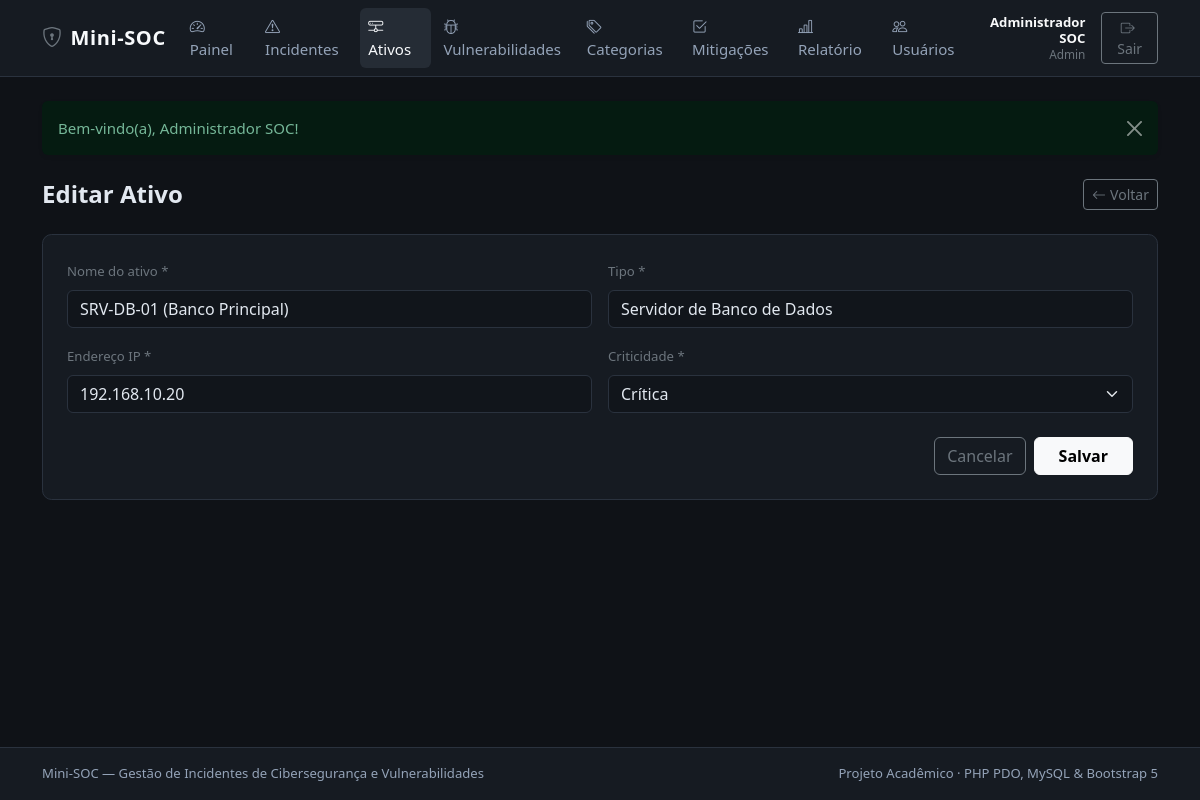
/modules/ativos/form.php?id=2 (signed in), run on the app's committed database.
### tables this page shows
CREATE TABLE IF NOT EXISTS ativos (
    id INT AUTO_INCREMENT PRIMARY KEY,
    nome VARCHAR(100) NOT NULL,
    tipo VARCHAR(60) NOT NULL,
    endereco_ip VARCHAR(45) NOT NULL,
    criticidade ENUM('Baixa', 'Media', 'Alta', 'Critica') NOT NULL DEFAULT 'Media'
);

### modules/ativos/form.php (the view, shortened to what this page needs)
<?php
require_once __DIR__ . '/../../config/auth.php';
$pdo = conectar_banco();
$id = isset($_GET['id']) ? (int) $_GET['id'] : 0;
$editando = ($id > 0);
$criticidades = ['Baixa', 'Media', 'Alta', 'Critica'];
$dados = [
    'nome'        => '',
    'tipo'        => '',
    'endereco_ip' => '',
    'criticidade' => 'Media',
];
if ($editando) {
    $stmt = $pdo->prepare('SELECT * FROM ativos WHERE id = :id');
    $stmt->execute([':id' => $id]);
    $registro = $stmt->fetch();
    $dados = $registro;
}
$tituloPagina = $editando ? 'Editar Ativo' : 'Novo Ativo';
require_once __DIR__ . '/../../includes/header.php';
?>
<div class="d-flex justify-content-between align-items-center mb-4">
    <h1 class="h4 fw-semibold mb-0"><?= e($tituloPagina) ?></h1>
    <a href="<?= e(base_url('modules/ativos/index.php')) ?>" class="btn btn-outline-secondary btn-sm">
        <i class="bi bi-arrow-left me-1"></i>Voltar
    </a>
</div>
<div class="card soc-card">
    <div class="card-body p-4">
        <form method="post" action="" class="row g-3">
            <div class="col-md-6">
                <label for="nome" class="form-label small text-secondary">Nome do ativo *</label>
                <input type="text" class="form-control" id="nome" name="nome" value="<?= e($dados['nome']) ?>" placeholder="Ex.: SRV-APP-02" required>
            </div>
            <div class="col-md-6">
                <label for="tipo" class="form-label small text-secondary">Tipo *</label>
                <input type="text" class="form-control" id="tipo" name="tipo" value="<?= e($dados['tipo']) ?>" placeholder="Ex.: Servidor Web, Firewall, Estação" required>
            </div>
            <div class="col-md-6">
                <label for="endereco_ip" class="form-label small text-secondary">Endereço IP *</label>
                <input type="text" class="form-control" id="endereco_ip" name="endereco_ip" value="<?= e($dados['endereco_ip']) ?>" placeholder="Ex.: 192.168.10.50" required>
            </div>
            <div class="col-md-6">
                <label for="criticidade" class="form-label small text-secondary">Criticidade *</label>
                <select class="form-select" id="criticidade" name="criticidade" required>
                    <?php foreach ($criticidades as $crit): ?>
                        <option value="<?= e($crit) ?>" <?= $dados['criticidade'] === $crit ? 'selected' : '' ?>>
                            <?= e(rotulo_severidade($crit)) ?>
                        </option>
                    <?php endforeach; ?>
                </select>
            </div>
            <div class="col-12 d-flex justify-content-end gap-2 pt-2">
                <a href="<?= e(base_url('modules/ativos/index.php')) ?>" class="btn btn-outline-secondary">Cancelar</a>
                <button type="submit" class="btn btn-light fw-semibold px-4">Salvar</button>
            </div>
        </form>
    </div>
</div>
<?php require_once __DIR__ . '/../../includes/footer.php'; ?>

### assets/css/style.css (style rules this page uses)
:root { --soc-bg: #0f1217; --soc-surface: #161b22; --soc-surface-elevated: #1c222b; --soc-border: #2a323e; --soc-text: #e2e8f0; --soc-muted: #94a3b8; --soc-accent: #64748b; }
body { background-color: var(--soc-bg); color: var(--soc-text); min-height: 100vh; display: flex; flex-direction: column; font-size: 0.94rem; }
.soc-card { background-color: var(--soc-surface); border: 1px solid var(--soc-border); border-radius: 0.6rem; }
.form-control, .form-select { background-color: #11151b; border-color: var(--soc-border); color: var(--soc-text); }

### data on the page
ativos: nome "SRV-DB-01 (Banco Principal)", tipo "Servidor de Banco de Dados", endereco_ip "192.168.10.20"

### other printed values
$usuario['nome'] "Administrador SOC"
$usuario['perfil'] "Admin"
$mensagem "Bem-vindo(a), Administrador SOC!"
$tituloPagina "Editar Ativo"
form field criticidade "Crítica"
